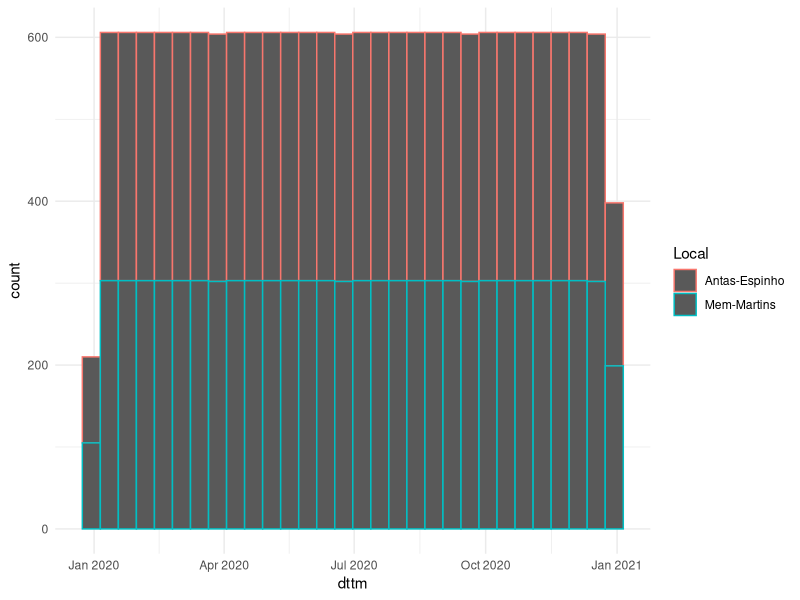

The R script that drew this image:
library(tidyverse)
library(readxl)
library(lubridate)

dfO3lvl <- read_excel('QualidadeARO3.xlsx',col_types = rep('numeric',10))
tibblO3 <- as_tibble(dfO3lvl)

#Criacao de time stamp
h_y <- 24*366 #---> total de horas em 2020
dttm <- make_datetime(year = 2020, hour = 0:(h_y-1))

tibblO3 %>%
  add_column(dttm,.before = 'Antas-Espinho') %>%
  pivot_longer(!dttm,names_to = 'Local',values_to = 'O3lvl') %>%
  filter((Local == 'Mem-Martins' | Local == 'Antas-Espinho')) %>% #&
          # (month(dttm)==1)) %>%
  ggplot(aes(x = dttm,color = Local))+
  geom_histogram()+
  #geom_freqpoly(binwidth = 90600)+
  theme_minimal()
